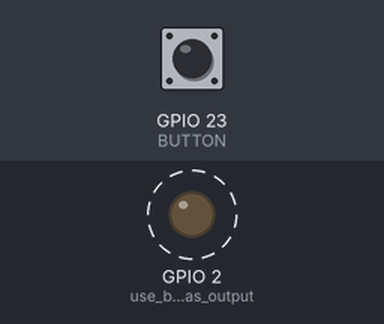
Recording of a program running on a simulated ESP32. Shown: output pins drawn as LEDs (lit = HIGH). Dashed ring = blinking. Inputs (shaded band) come from the test bench; at power-on: GPIO 23 (BUTTON) HIGH.

Above: at 0.87 s.
1.3 s: GPIO 23 (BUTTON) pulled LOW for 0.15 s
At 1.9 s:
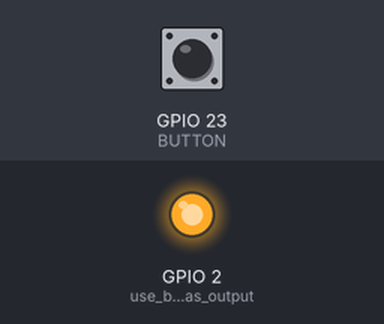
At 3.4 s:
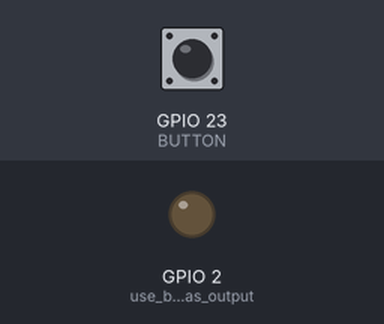
Timing chart, 0 to 10.3 s (numbered marks = the images above; inputs shaded):
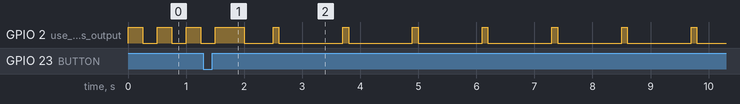

The program:

main.cpp
```cpp
/**
 * @file main.cpp
 * @author Lukáš Baštýř (l.bastyr@seznam.cz)
 *
 */

#include <Arduino.h>
#include <FreeRTOS.h>
#include <freertos/queue.h>
#include <freertos/task.h>

#define BUTTON (23)

QueueHandle_t queue;    //queue for sending data between tasks

//led blink task
void ledTask(void *params) {
    int cnt = 0;

    while(true) {
        //read from queue when something is waiting
        if (uxQueueMessagesWaiting(queue))
            xQueueReceive(queue, &cnt, 0);

        //blink every second while waiting for button to be depressed
        if (cnt < 0) {
            digitalWrite(LED_BUILTIN, HIGH);
            vTaskDelay(500);
            digitalWrite(LED_BUILTIN, LOW);
            vTaskDelay(500);
        }

        //blink every half second on start
        else if (cnt == 0) {
            digitalWrite(LED_BUILTIN, !digitalRead(LED_BUILTIN));
            vTaskDelay(250);
        }

        //blink as many times as for how long the button was pressed
        else {
            for (int i = 0; i < cnt*2; i ++) {
                digitalWrite(LED_BUILTIN, !digitalRead(LED_BUILTIN));
                vTaskDelay(100);
            }
            vTaskDelay(1000);
        }
    }
}

//helper function to add data to queue
void addToQueue(int data) {
    xQueueSend(queue, &data, 0);
}

//button task
void buttonTask(void *params) {
    int cnt = 0;

    while(true) {
        //on button press
        if (!digitalRead(BUTTON)) {
            addToQueue(-1); //send -1 to start blinking every second while button is pressed

            //count up every second while the button is pressed
            while(!digitalRead(BUTTON)) {
                cnt++;
                vTaskDelay(1000);
            }

            addToQueue(cnt);    //send count to queue
            cnt = 0;            //reset queue
        }

        vTaskDelay(1);  //task is alive for watchdog
    }
}

void setup() {
    pinMode(LED_BUILTIN, OUTPUT);   //use builtin led as output
    pinMode(BUTTON, INPUT_PULLUP);  //use button on pin 23 as input

    queue = xQueueCreate(1, sizeof(int));   //create queue with size of 1 int

    //create tasks
    xTaskCreate(ledTask, "led_task", 100000, NULL, 1, NULL);
    xTaskCreate(buttonTask, "button_task", 100000, NULL, 1, NULL);
}

//nothing to do here
void loop() {
}
```
